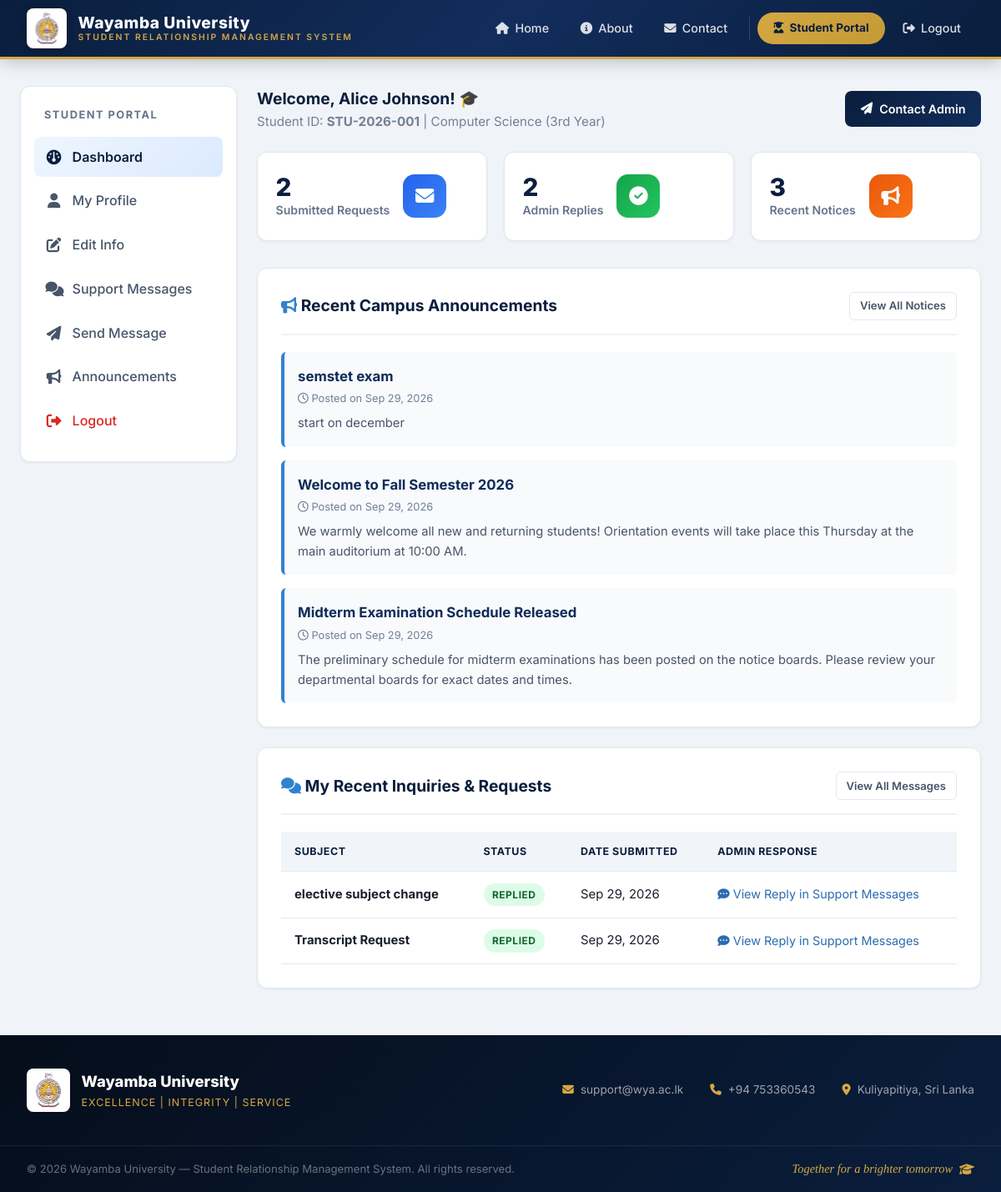
The page /student/dashboard.php (signed in) on the database its author committed.
### tables this page shows
CREATE TABLE `students` (
  `id` int(11) NOT NULL,
  `student_id` varchar(30) NOT NULL,
  `full_name` varchar(100) NOT NULL,
  `dob` date NOT NULL,
  `gender` enum('Male','Female','Other') NOT NULL,
  `email` varchar(100) NOT NULL,
  `phone` varchar(20) NOT NULL,
  `address` text NOT NULL,
  `department` varchar(100) NOT NULL,
  `academic_year` varchar(20) NOT NULL,
  `enrollment_date` date NOT NULL,
  `password` varchar(255) NOT NULL,
  `profile_image` varchar(255) DEFAULT NULL,
  `created_at` timestamp NOT NULL DEFAULT current_timestamp()
);

CREATE TABLE `announcements` (
  `id` int(11) NOT NULL,
  `title` varchar(255) NOT NULL,
  `content` text NOT NULL,
  `created_at` timestamp NOT NULL DEFAULT current_timestamp()
);

CREATE TABLE `messages` (
  `id` int(11) NOT NULL,
  `student_id` int(11) NOT NULL,
  `subject` varchar(255) NOT NULL,
  `message` text NOT NULL,
  `reply` text DEFAULT NULL,
  `status` enum('Pending','Replied') DEFAULT 'Pending',
  `created_at` timestamp NOT NULL DEFAULT current_timestamp()
);

### config/database.php (called while the page is built, shortened)
<?php
function sanitize($data) {
    return htmlspecialchars(trim((string)$data), ENT_QUOTES, 'UTF-8');
}
?>

### student/dashboard.php (the view, shortened to what this page needs)
<?php
require_once __DIR__ . '/../config/database.php';
$student_id = $_SESSION['student_db_id'];
$stmt = $pdo->prepare("SELECT * FROM students WHERE id = ? LIMIT 1");
$stmt->execute([$student_id]);
$student = $stmt->fetch();
$msgCountStmt = $pdo->prepare("SELECT COUNT(*) FROM messages WHERE student_id = ?");
$msgCountStmt->execute([$student_id]);
$totalMessages = $msgCountStmt->fetchColumn();
$repliedStmt = $pdo->prepare("SELECT COUNT(*) FROM messages WHERE student_id = ? AND status = 'Replied'");
$repliedStmt->execute([$student_id]);
$totalReplied = $repliedStmt->fetchColumn();
$announcements = $pdo->query("SELECT * FROM announcements ORDER BY created_at DESC LIMIT 3")->fetchAll();
$msgStmt = $pdo->prepare("SELECT * FROM messages WHERE student_id = ? ORDER BY created_at DESC LIMIT 3");
$msgStmt->execute([$student_id]);
$recentMessages = $msgStmt->fetchAll();
require_once __DIR__ . '/../includes/header.php';
?>
<div class="dashboard-layout">
    <div class="sidebar">
        <div class="sidebar-title">Student Portal</div>
        <ul class="sidebar-menu">
            <li><a href="dashboard.php" class="active"><i class="fa-solid fa-gauge"></i> Dashboard</a></li>
            <li><a href="profile.php"><i class="fa-solid fa-user"></i> My Profile</a></li>
            <li><a href="edit_profile.php"><i class="fa-solid fa-pen-to-square"></i> Edit Info</a></li>
            <li><a href="messages.php"><i class="fa-solid fa-comments"></i> Support Messages</a></li>
            <li><a href="send_message.php"><i class="fa-solid fa-paper-plane"></i> Send Message</a></li>
            <li><a href="announcements.php"><i class="fa-solid fa-bullhorn"></i> Announcements</a></li>
            <li><a href="logout.php" style="color: var(--danger);"><i class="fa-solid fa-right-from-bracket"></i> Logout</a></li>
        </ul>
    </div>
    <div>
        <div class="card-header" style="border: none; padding-bottom: 0; margin-bottom: 1.5rem;">
            <div>
                <h2>Welcome, <?php echo sanitize($student['full_name']); ?>! 🎓</h2>
                <p style="color: #718096; font-size: 0.95rem;">Student ID: <strong><?php echo sanitize($student['student_id']); ?></strong> | <?php echo sanitize($student['department']); ?> (<?php echo sanitize($student['academic_year']); ?>)</p>
            </div>
            <a href="send_message.php" class="btn btn-primary"><i class="fa-solid fa-paper-plane"></i> Contact Admin</a>
        </div>
        <div class="stats-grid">
            <div class="stat-card">
                <div class="stat-info">
                    <h3><?php echo $totalMessages; ?></h3>
                    <p>Submitted Requests</p>
                </div>
                <div class="stat-icon blue">
                    <i class="fa-solid fa-envelope"></i>
                </div>
            </div>
            <div class="stat-card">
                <div class="stat-info">
                    <h3><?php echo $totalReplied; ?></h3>
                    <p>Admin Replies</p>
                </div>
                <div class="stat-icon green">
                    <i class="fa-solid fa-circle-check"></i>
                </div>
            </div>
            <div class="stat-card">
                <div class="stat-info">
                    <h3><?php echo count($announcements); ?></h3>
                    <p>Recent Notices</p>
                </div>
                <div class="stat-icon orange">
                    <i class="fa-solid fa-bullhorn"></i>
                </div>
            </div>
        </div>
        <div class="card">
            <div class="card-header">
                <h3><i class="fa-solid fa-bullhorn" style="color: #3182ce;"></i> Recent Campus Announcements</h3>
                <a href="announcements.php" class="btn btn-outline btn-sm">View All Notices</a>
            </div>
            <?php if (!empty($announcements)): ?>
                <div style="display: flex; flex-direction: column; gap: 1rem;">
                    <?php foreach ($announcements as $ann): ?>
                        <div style="background: #f8fafc; padding: 1rem; border-left: 4px solid #3182ce; border-radius: 6px;">
                            <h4 style="color: #0f2c59; font-size: 1.05rem; margin-bottom: 0.2rem;"><?php echo sanitize($ann['title']); ?></h4>
                            <span style="font-size: 0.8rem; color: #718096; display: block; margin-bottom: 0.5rem;">
                                <i class="fa-regular fa-clock"></i> Posted on <?php echo date('M d, Y', strtotime($ann['created_at'])); ?>
                            </span>
                            <p style="color: #4a5568; font-size: 0.92rem;"><?php echo nl2br(sanitize($ann['content'])); ?></p>
                        </div>
                    <?php endforeach; ?>
                </div>
            <?php else: ?>
                <p style="color: #718096;">No announcements posted yet.</p>
            <?php endif; ?>
        </div>
        <div class="card">
            <div class="card-header">
                <h3><i class="fa-solid fa-comments" style="color: #3182ce;"></i> My Recent Inquiries & Requests</h3>
                <a href="messages.php" class="btn btn-outline btn-sm">View All Messages</a>
            </div>
            <?php if (!empty($recentMessages)): ?>
                <div class="table-responsive">
                    <table class="table">
                        <thead>
                            <tr>
                                <th>Subject</th>
                                <th>Status</th>
                                <th>Date Submitted</th>
                                <th>Admin Response</th>
                            </tr>
                        </thead>
                        <tbody>
                            <?php foreach ($recentMessages as $msg): ?>
                                <tr>
                                    <td><strong><?php echo sanitize($msg['subject']); ?></strong></td>
                                    <td>
                                        <?php if ($msg['status'] === 'Replied'): ?>
                                            <span class="badge badge-success">Replied</span>
                                        <?php else: ?>
                                            <span class="badge badge-warning">Pending</span>
                                        <?php endif; ?>
                                    </td>
                                    <td><?php echo date('M d, Y', strtotime($msg['created_at'])); ?></td>
                                    <td>
                                        <?php if (!empty($msg['reply'])): ?>
                                            <span style="color: #2b6cb0; font-size: 0.9rem;"><i class="fa-solid fa-comment-dots"></i> View Reply in Support Messages</span>
                                        <?php else: ?>
                                            <span style="color: #718096; font-size: 0.88rem;">Awaiting administrator reply</span>
                                        <?php endif; ?>
                                    </td>
                                </tr>
                            <?php endforeach; ?>
                        </tbody>
                    </table>
                </div>
            <?php else: ?>
                <p style="color: #718096; text-align: center;">You have not submitted any support inquiries yet. Need help? <a href="send_message.php">Send a message to admin</a>.</p>
            <?php endif; ?>
        </div>
    </div>
</div>
<?php require_once __DIR__ . '/../includes/footer.php'; ?>

### rows shown on the page
students: full_name "Alice Johnson", student "STU-2026-001", department "Computer Science", academic_year "3rd Year"
announcements: title "semstet exam", created_at "Sep 29, 2026", content "start on december"
announcements: title "Welcome to Fall Semester 2026", created_at "Sep 29, 2026", content "We warmly welcome all new and returning students! Orientation events will take place this Thursday at the main auditorium at 10:00 AM."
announcements: title "Midterm Examination Schedule Released", created_at "Sep 29, 2026", content "The preliminary schedule for midterm examinations has been posted on the notice boards. Please review your departmental boards for exact dates and times."
messages: subject "elective subject change", status "REPLIED", created_at "Sep 29, 2026", shows "View Reply in Support Messages"
messages: subject "Transcript Request", status "REPLIED", created_at "Sep 29, 2026", shows "View Reply in Support Messages"

### other values the page prints
$totalMessages "2"
$totalReplied "2"
count($announcements) "3"
